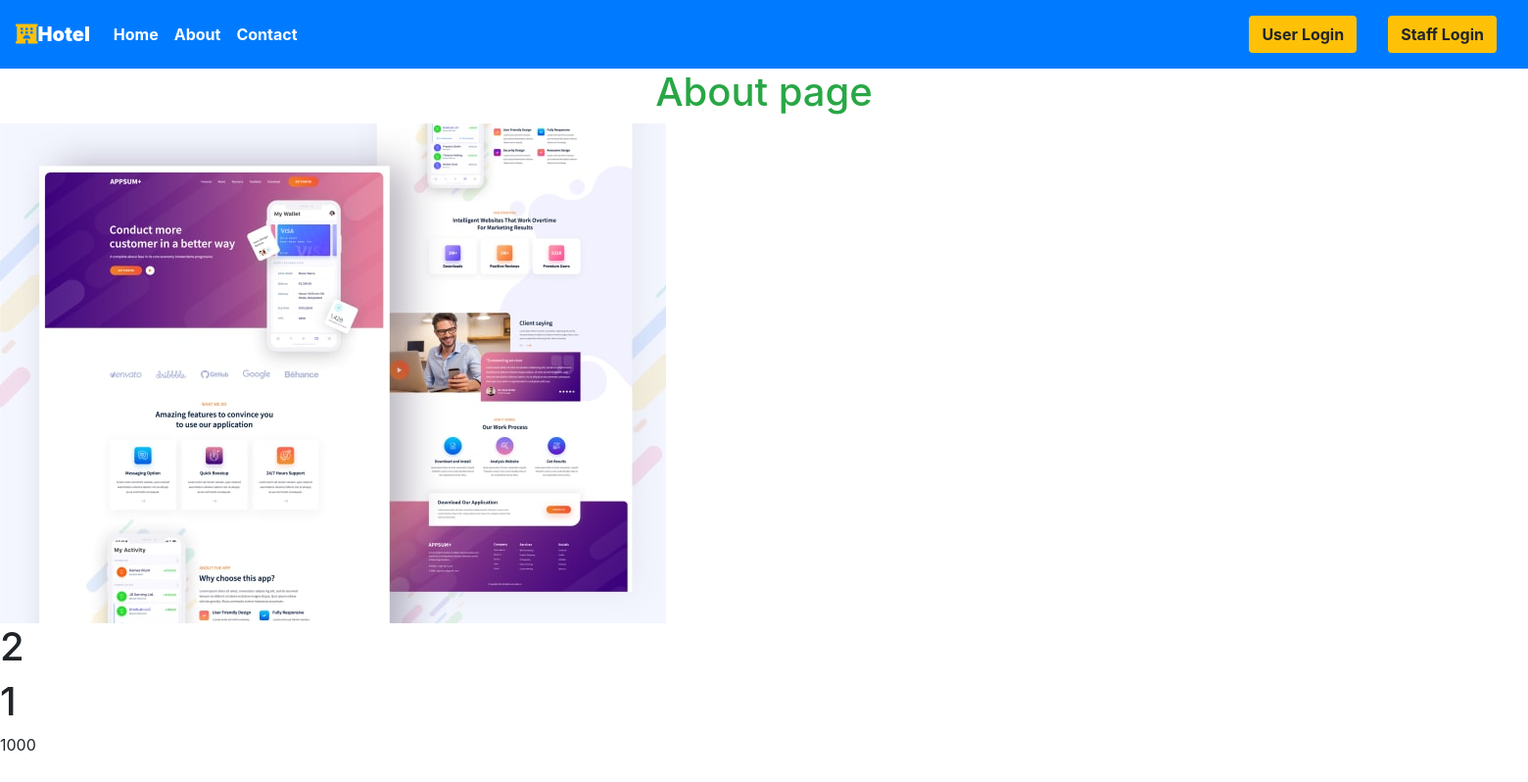
The app's page /about, older data.
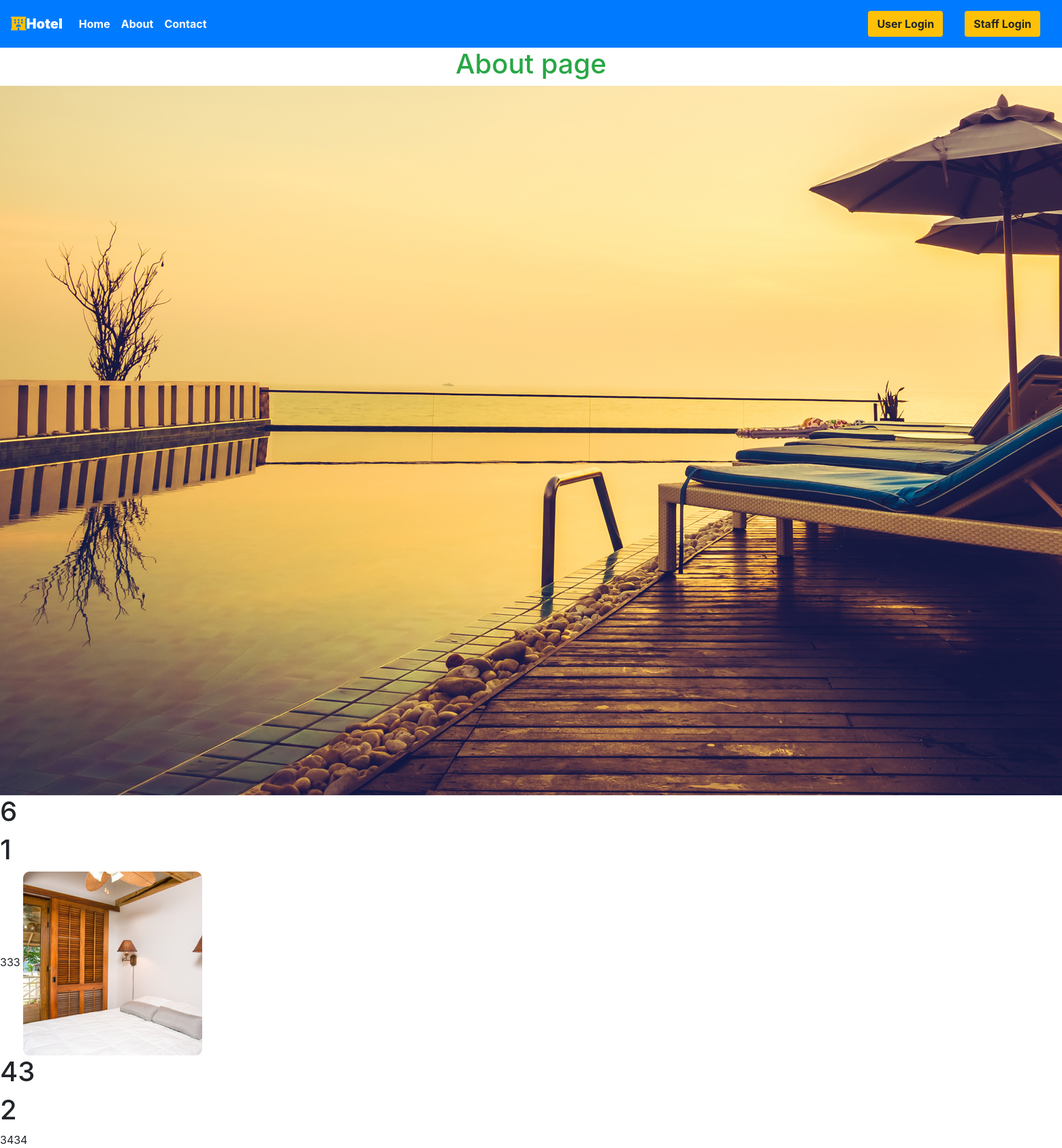
The same page, newer data.
### main/models.py (models this page shows, shortened)
class Room(models.Model):
    ROOM_STATUS = (
    ("1", "available"),
    ("2", "not available"),
    )
    ROOM_TYPE = (
    ("1", "Premium"),
    ("2", "Deluxe"),
    ("3","Basic"),
    )
    id = models.AutoField(primary_key=True)
    room_type = models.CharField(max_length=50,choices = ROOM_TYPE)
    capacity = models.IntegerField()
    price = models.IntegerField()
    size = models.IntegerField()
    hotel = models.ForeignKey(Hotel, on_delete = models.CASCADE)
    status = models.CharField(choices =ROOM_STATUS,max_length = 15)
    roomnumber = models.IntegerField()
    photo=models.ImageField(upload_to='room/', null=True, blank=True)
    Services=models.CharField(max_length=30,null=True)

### main/views.py (the view)
# urls.py: path('about', views.aboutpage,name="aboutpage"),
def aboutpage(request):
    q = Room.objects.all()
    return render(request, 'about.html',{"data":q})

### main/templatetags/app_tags.py (called while the page is built)
@register.filter(name='has_group')
def has_group(user, group_name):
    group = Group.objects.get(name=group_name)
    return True if group in user.groups.all() else False

### templates/about.html (shortened to what this page needs)
{% extends 'basic.html' %}
{% block body %}
<h1 class="text-center text-success">About page </h1>
{% for d in data %}
<img class="shop-item-image" src="{{d.photo.url}}">
<h1>{{d.capacity}}</h1>
<h1>{{d.room_type}}</h1>
<span class="shop-item-price">{{d.price}} </span>
{% endfor %}
{% endblock body %}

### templates/basic.html (shortened to what this page needs)
{% load static %}
{% load app_tags %}
<!DOCTYPE html>
<!DOCTYPE html>
<html lang="en">
<head>
    <link rel="stylesheet" href="https://use.fontawesome.com/releases/v5.7.0/css/all.css">
    <link rel="stylesheet" href="{% static 'bootstrap\bootstrap.css' %}">
    <link rel="stylesheet" href="https://maxcdn.bootstrapcdn.com/bootstrap/4.5.0/css/bootstrap.min.css" >
</head>
<body style="dbackground-image: url('https://source.unsplash.com/random');height: 100%;">
    <div class="container-fluid px-0">
        <nav class="navbar navbar-expand-lg navbar-dark bg-primary font-weight-bold">
            <a class="navbar-brand text-bold bg-black " href="/"><i class="fas fa-hotel text-warning"></i><b>Hotel </b></a>
            <div class="collapse navbar-collapse " id="navbarSupportedContent">
                <ul class="navbar-nav mr-auto ">
                    <li class="nav-item active">
                        <a class="nav-link text-bold " href="/"> Home</a>
                    </li>
                    <li class="nav-item active">
                        <a class="nav-link text-bold" href="/about">About</a>
                    </li>
                    <li class="nav-item active">
                        <a class="nav-link text-bold" href="/contact">Contact </a>
                    </li>
                </ul>
                {% if user.is_authenticated %}
                      <button class="btn btn-group bg-light" data-toggle="modal" data-target="#forlogin">
                       Hello, {{request.user.username}}
                       <a href="/logout" class="nav-link">
                    <button class="btn btn-group bg-warning" data-toggle="modal" data-target="#forlogin">
                        Logout
                    </button></a>&nbsp; &nbsp;
                    </button>
                {% else %}
                    <a href="/user" class="nav-link">
                    <button class="btn btn-group bg-warning font-weight-bold" data-toggle="modal" data-target="#forlogin">
                        User Login
                    </button></a>
                <a href="/staff" class="nav-link">
                    <button class="btn btn-group bg-warning font-weight-bold">
                        Staff Login
                    </button></a>
                {% endif %}
            </div>
        </nav>
    </div>
    {% block body %}
    {% endblock body %}
</body>
</html>

### templates/basic.html (style rules this page uses)
a { text-decoration: none; }

Row changes from the older to the newer data that the page shows:
removed Room: photo (picture), capacity "2", room_type "1", price "1000"
added Room: photo (picture), capacity "6", room_type "1", price "333"
added Room: photo (picture), capacity "43", room_type "2", price "3434"
